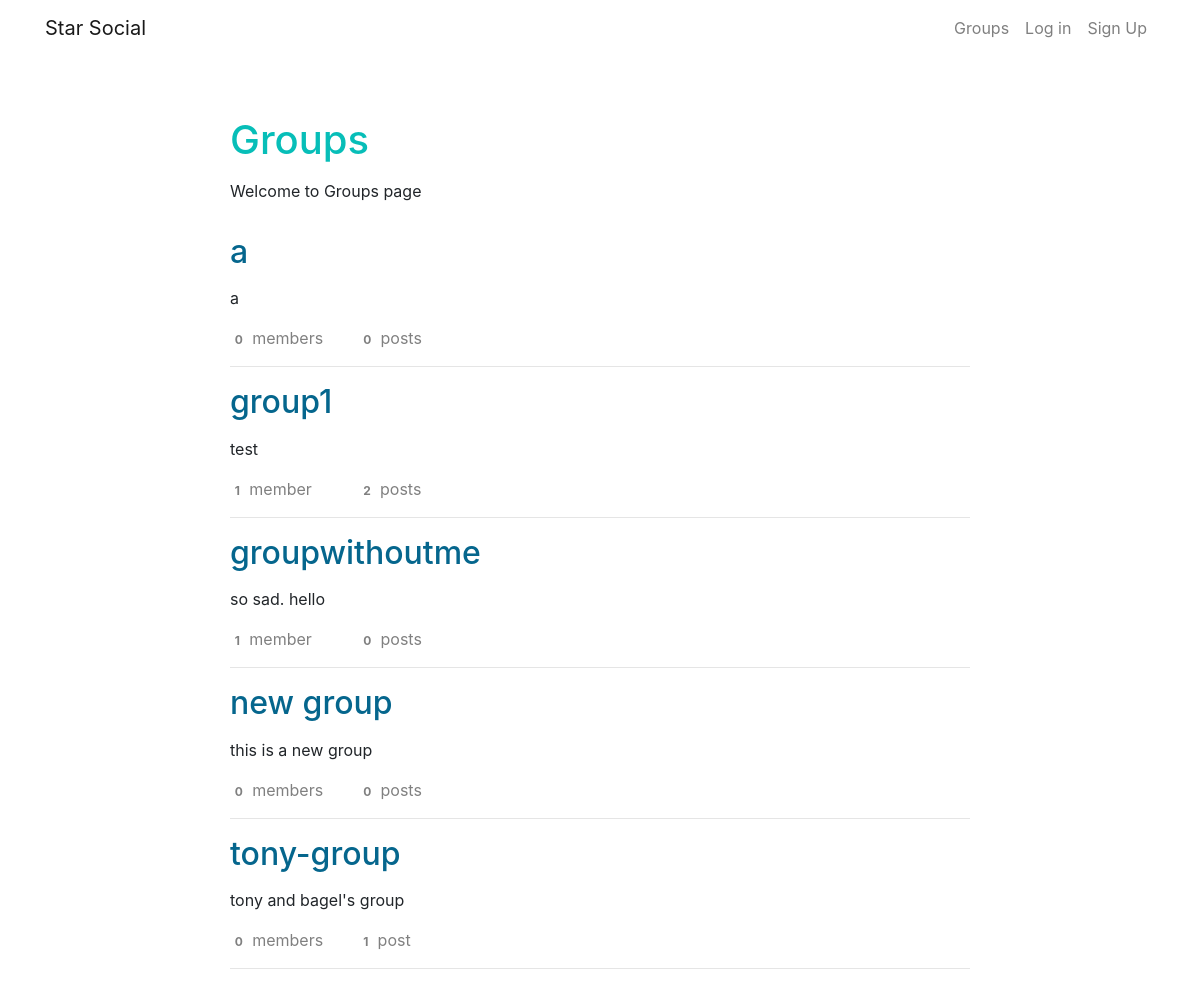
The app's page /groups/ with its own data.
### groups/models.py (models this page shows, shortened)
class Group(models.Model):
    name = models.CharField(max_length=256,unique=True)
    slug = models.SlugField(allow_unicode=True,unique=True)
    description = models.TextField(blank=True,default='')
    members = models.ManyToManyField(User,through='GroupMembership')
    class Meta:
        unique_together = ('name','members')
    class Meta:
        ordering = ['name']

### groups/views.py (the view)
# urls.py: path('', views.GroupList.as_view(),name='list'),
class GroupList(PrefetchRelatedMixin,generic.ListView):
    model = models.Group
    prefetch_related = ('members','posts')

### groups/templates/groups/group_list.html (shortened to what this page needs)
{% extends 'groups/group_base.html' %}
{% block pre_group %}
<div class='pre-group'>
    <h1 class='page-title'>Groups</h1>
    <p>Welcome to Groups page</p>
</div>
{% endblock %}
{% block group_content %}
<div class='group-list'>
    {% for group in group_list %}
    <h2 class='group-list-title'>
        <a href=" {% url 'groups:detail' slug=group.slug %}">{{ group.name }}</a>
    </h2>
    <p class='group-list-description'> {{ group.description|truncatewords:200 }}</p>
    <div class='row'>
        <div class="col-md-2  group-list-footer">
            <span class='badge'>{{ group.members.count }}</span>
            member{{ group.members.count|pluralize }}
        </div>
        <div class="col-md-2 group-list-footer">
            <span class='badge'>{{ group.posts.count }}</span>
            post{{ group.posts.count|pluralize }}
        </div>
    </div>
    <hr>
    {% endfor %}
</div>
{% endblock %}

### static/css/master.css (style rules this page uses)
h1.page-title { margin: 30px 0 15px 0; color: #07beb8; }
.group-list, .post-body { margin-top: 30px; margin-bottom: 30px; }
.group-list-description { margin-top: 15px; }
.group-list-title a { color: #05668d; }
.group-list-title ::after { color: #05668d; }
.group-list-footer { color: grey; }

### records on screen
Group: name "a", description "a", members.count "0", posts.count "0"
Group: name "group1", description "test", members.count "1", posts.count "2"
Group: name "groupwithoutme", description "so sad. hello", members.count "1", posts.count "0"
Group: name "new group", description "this is a new group", members.count "0", posts.count "0"
Group: name "tony-group", description "tony and bagel's group", members.count "0", posts.count "1"
